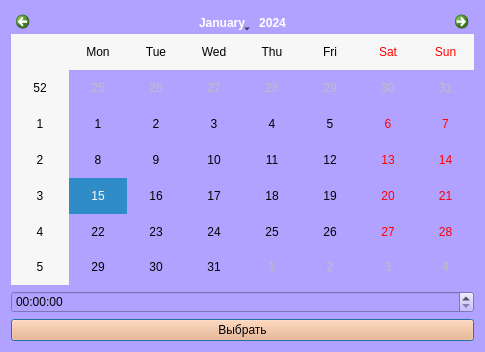
<?xml version="1.0" encoding="UTF-8"?>
<ui version="4.0">
 <class>Dialog</class>
 <widget class="QDialog" name="Dialog">
  <property name="geometry">
   <rect>
    <x>0</x>
    <y>0</y>
    <width>485</width>
    <height>352</height>
   </rect>
  </property>
  <property name="windowTitle">
   <string>Дата и время</string>
  </property>
  <property name="styleSheet">
   <string notr="true">background-color:rgb(178, 162, 255)</string>
  </property>
  <layout class="QVBoxLayout" name="verticalLayout_2">
   <item>
    <layout class="QVBoxLayout" name="verticalLayout">
     <item>
      <widget class="QCalendarWidget" name="calendarWidget"/>
     </item>
     <item>
      <widget class="QTimeEdit" name="timeEdit"/>
     </item>
     <item>
      <widget class="QPushButton" name="pushButton">
       <property name="styleSheet">
        <string notr="true">background-color:rgb(255, 172, 116)</string>
       </property>
       <property name="text">
        <string>Выбрать</string>
       </property>
      </widget>
     </item>
    </layout>
   </item>
  </layout>
 </widget>
 <resources/>
 <connections/>
</ui>
